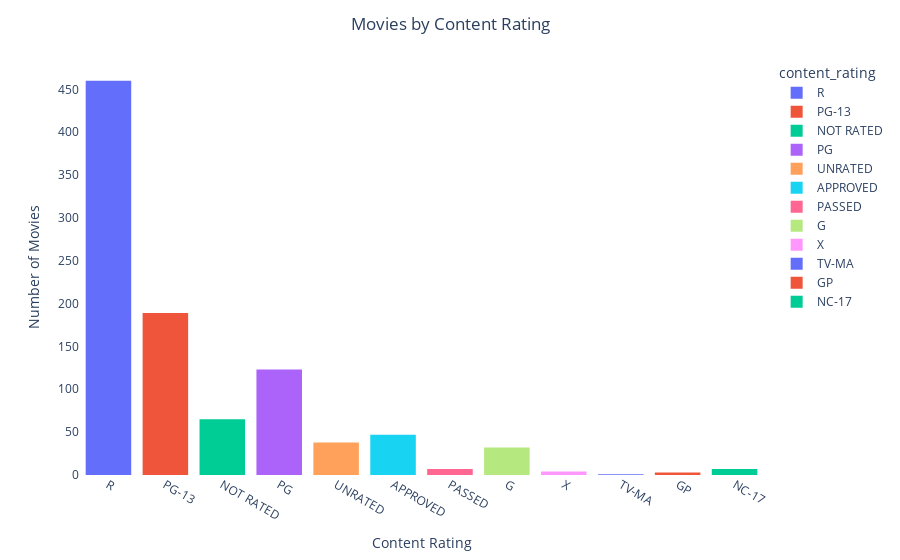

This figure's notebook cell:
### Markdown cell above
#### Use a visualization to display that same data, including a title and x and y labels.

### Code cell
fig = px.histogram(movies, x='content_rating', color='content_rating')
fig.update_layout(plot_bgcolor='white',title='Movies by Content Rating',title_x=0.5)
fig.update_xaxes(title='Content Rating')
fig.update_yaxes(title='Number of Movies')

fig.show()

### Figure 1 — Plotly figure (JSON) as saved in the notebook; plotly's stock layout.template omitted (floating-point values rounded to 4 significant figures; data arrays with more than 128 entries replaced by an {"elided": "..."} marker saying what was removed)
{"data": [{"alignmentgroup": "True", "bingroup": "x", "hovertemplate": "content_rating=%{x}<br>count=%{y}<extra></extra>", "legendgroup": "R", "marker": {"color": "#636efa", "pattern": {"shape": ""}}, "name": "R", "offsetgroup": "R", "orientation": "v", "showlegend": true, "type": "histogram", "x": {"elided": "460 str values"}, "xaxis": "x", "yaxis": "y"}, {"alignmentgroup": "True", "bingroup": "x", "hovertemplate": "content_rating=%{x}<br>count=%{y}<extra></extra>", "legendgroup": "PG-13", "marker": {"color": "#EF553B", "pattern": {"shape": ""}}, "name": "PG-13", "offsetgroup": "PG-13", "orientation": "v", "showlegend": true, "type": "histogram", "x": {"elided": "189 str values"}, "xaxis": "x", "yaxis": "y"}, {"alignmentgroup": "True", "bingroup": "x", "hovertemplate": "content_rating=%{x}<br>count=%{y}<extra></extra>", "legendgroup": "NOT RATED", "marker": {"color": "#00cc96", "pattern": {"shape": ""}}, "name": "NOT RATED", "offsetgroup": "NOT RATED", "orientation": "v", "showlegend": true, "type": "histogram", "x": ["NOT RATED", "NOT RATED", "NOT RATED", "NOT RATED", "NOT RATED", "NOT RATED", "NOT RATED", "NOT RATED", "NOT RATED", "NOT RATED", "NOT RATED", "NOT RATED", "NOT RATED", "NOT RATED", "NOT RATED", "NOT RATED", "NOT RATED", "NOT RATED", "NOT RATED", "NOT RATED", "NOT RATED", "NOT RATED", "NOT RATED", "NOT RATED", "NOT RATED", "NOT RATED", "NOT RATED", "NOT RATED", "NOT RATED", "NOT RATED", "NOT RATED", "NOT RATED", "NOT RATED", "NOT RATED", "NOT RATED", "NOT RATED", "NOT RATED", "NOT RATED", "NOT RATED", "NOT RATED", "NOT RATED", "NOT RATED", "NOT RATED", "NOT RATED", "NOT RATED", "NOT RATED", "NOT RATED", "NOT RATED", "NOT RATED", "NOT RATED", "NOT RATED", "NOT RATED", "NOT RATED", "NOT RATED", "NOT RATED", "NOT RATED", "NOT RATED", "NOT RATED", "NOT RATED", "NOT RATED", "NOT RATED", "NOT RATED", "NOT RATED", "NOT RATED", "NOT RATED"], "xaxis": "x", "yaxis": "y"}, {"alignmentgroup": "True", "bingroup": "x", "hovertemplate": "content_rating=%{x}<br>count=%{y}<extra></extra>", "legendgroup": "PG", "marker": {"color": "#ab63fa", "pattern": {"shape": ""}}, "name": "PG", "offsetgroup": "PG", "orientation": "v", "showlegend": true, "type": "histogram", "x": ["PG", "PG", "PG", "PG", "PG", "PG", "PG", "PG", "PG", "PG", "PG", "PG", "PG", "PG", "PG", "PG", "PG", "PG", "PG", "PG", "PG", "PG", "PG", "PG", "PG", "PG", "PG", "PG", "PG", "PG", "PG", "PG", "PG", "PG", "PG", "PG", "PG", "PG", "PG", "PG", "PG", "PG", "PG", "PG", "PG", "PG", "PG", "PG", "PG", "PG", "PG", "PG", "PG", "PG", "PG", "PG", "PG", "PG", "PG", "PG", "PG", "PG", "PG", "PG", "PG", "PG", "PG", "PG", "PG", "PG", "PG", "PG", "PG", "PG", "PG", "PG", "PG", "PG", "PG", "PG", "PG", "PG", "PG", "PG", "PG", "PG", "PG", "PG", "PG", "PG", "PG", "PG", "PG", "PG", "PG", "PG", "PG", "PG", "PG", "PG", "PG", "PG", "PG", "PG", "PG", "PG", "PG", "PG", "PG", "PG", "PG", "PG", "PG", "PG", "PG", "PG", "PG", "PG", "PG", "PG", "PG", "PG", "PG"], "xaxis": "x", "yaxis": "y"}, {"alignmentgroup": "True", "bingroup": "x", "hovertemplate": "content_rating=%{x}<br>count=%{y}<extra></extra>", "legendgroup": "UNRATED", "marker": {"color": "#FFA15A", "pattern": {"shape": ""}}, "name": "UNRATED", "offsetgroup": "UNRATED", "orientation": "v", "showlegend": true, "type": "histogram", "x": ["UNRATED", "UNRATED", "UNRATED", "UNRATED", "UNRATED", "UNRATED", "UNRATED", "UNRATED", "UNRATED", "UNRATED", "UNRATED", "UNRATED", "UNRATED", "UNRATED", "UNRATED", "UNRATED", "UNRATED", "UNRATED", "UNRATED", "UNRATED", "UNRATED", "UNRATED", "UNRATED", "UNRATED", "UNRATED", "UNRATED", "UNRATED", "UNRATED", "UNRATED", "UNRATED", "UNRATED", "UNRATED", "UNRATED", "UNRATED", "UNRATED", "UNRATED", "UNRATED", "UNRATED"], "xaxis": "x", "yaxis": "y"}, {"alignmentgroup": "True", "bingroup": "x", "hovertemplate": "content_rating=%{x}<br>count=%{y}<extra></extra>", "legendgroup": "APPROVED", "marker": {"color": "#19d3f3", "pattern": {"shape": ""}}, "name": "APPROVED", "offsetgroup": "APPROVED", "orientation": "v", "showlegend": true, "type": "histogram", "x": ["APPROVED", "APPROVED", "APPROVED", "APPROVED", "APPROVED", "APPROVED", "APPROVED", "APPROVED", "APPROVED", "APPROVED", "APPROVED", "APPROVED", "APPROVED", "APPROVED", "APPROVED", "APPROVED", "APPROVED", "APPROVED", "APPROVED", "APPROVED", "APPROVED", "APPROVED", "APPROVED", "APPROVED", "APPROVED", "APPROVED", "APPROVED", "APPROVED", "APPROVED", "APPROVED", "APPROVED", "APPROVED", "APPROVED", "APPROVED", "APPROVED", "APPROVED", "APPROVED", "APPROVED", "APPROVED", "APPROVED", "APPROVED", "APPROVED", "APPROVED", "APPROVED", "APPROVED", "APPROVED", "APPROVED"], "xaxis": "x", "yaxis": "y"}, {"alignmentgroup": "True", "bingroup": "x", "hovertemplate": "content_rating=%{x}<br>count=%{y}<extra></extra>", "legendgroup": "PASSED", "marker": {"color": "#FF6692", "pattern": {"shape": ""}}, "name": "PASSED", "offsetgroup": "PASSED", "orientation": "v", "showlegend": true, "type": "histogram", "x": ["PASSED", "PASSED", "PASSED", "PASSED", "PASSED", "PASSED", "PASSED"], "xaxis": "x", "yaxis": "y"}, {"alignmentgroup": "True", "bingroup": "x", "hovertemplate": "content_rating=%{x}<br>count=%{y}<extra></extra>", "legendgroup": "G", "marker": {"color": "#B6E880", "pattern": {"shape": ""}}, "name": "G", "offsetgroup": "G", "orientation": "v", "showlegend": true, "type": "histogram", "x": ["G", "G", "G", "G", "G", "G", "G", "G", "G", "G", "G", "G", "G", "G", "G", "G", "G", "G", "G", "G", "G", "G", "G", "G", "G", "G", "G", "G", "G", "G", "G", "G"], "xaxis": "x", "yaxis": "y"}, {"alignmentgroup": "True", "bingroup": "x", "hovertemplate": "content_rating=%{x}<br>count=%{y}<extra></extra>", "legendgroup": "X", "marker": {"color": "#FF97FF", "pattern": {"shape": ""}}, "name": "X", "offsetgroup": "X", "orientation": "v", "showlegend": true, "type": "histogram", "x": ["X", "X", "X", "X"], "xaxis": "x", "yaxis": "y"}, {"alignmentgroup": "True", "bingroup": "x", "hovertemplate": "content_rating=%{x}<br>count=%{y}<extra></extra>", "legendgroup": "TV-MA", "marker": {"color": "#636efa", "pattern": {"shape": ""}}, "name": "TV-MA", "offsetgroup": "TV-MA", "orientation": "v", "showlegend": true, "type": "histogram", "x": ["TV-MA"], "xaxis": "x", "yaxis": "y"}, {"alignmentgroup": "True", "bingroup": "x", "hovertemplate": "content_rating=%{x}<br>count=%{y}<extra></extra>", "legendgroup": "GP", "marker": {"color": "#EF553B", "pattern": {"shape": ""}}, "name": "GP", "offsetgroup": "GP", "orientation": "v", "showlegend": true, "type": "histogram", "x": ["GP", "GP", "GP"], "xaxis": "x", "yaxis": "y"}, {"alignmentgroup": "True", "bingroup": "x", "hovertemplate": "content_rating=%{x}<br>count=%{y}<extra></extra>", "legendgroup": "NC-17", "marker": {"color": "#00cc96", "pattern": {"shape": ""}}, "name": "NC-17", "offsetgroup": "NC-17", "orientation": "v", "showlegend": true, "type": "histogram", "x": ["NC-17", "NC-17", "NC-17", "NC-17", "NC-17", "NC-17", "NC-17"], "xaxis": "x", "yaxis": "y"}], "layout": {"autosize": true, "barmode": "relative", "legend": {"title": {"text": "content_rating"}, "tracegroupgap": 0}, "margin": {"t": 60}, "plot_bgcolor": "white", "title": {"text": "Movies by Content Rating", "x": 0.5}, "xaxis": {"anchor": "y", "autorange": true, "categoryarray": ["R", "PG-13", "NOT RATED", "PG", "UNRATED", "APPROVED", "PASSED", "G", "X", null, "TV-MA", "GP", "NC-17"], "categoryorder": "array", "domain": [0, 1], "range": [-0.5, 11.5], "title": {"text": "Content Rating"}, "type": "category"}, "yaxis": {"anchor": "x", "autorange": true, "domain": [0, 1], "range": [0, 484.2], "title": {"text": "Number of Movies"}}}}
